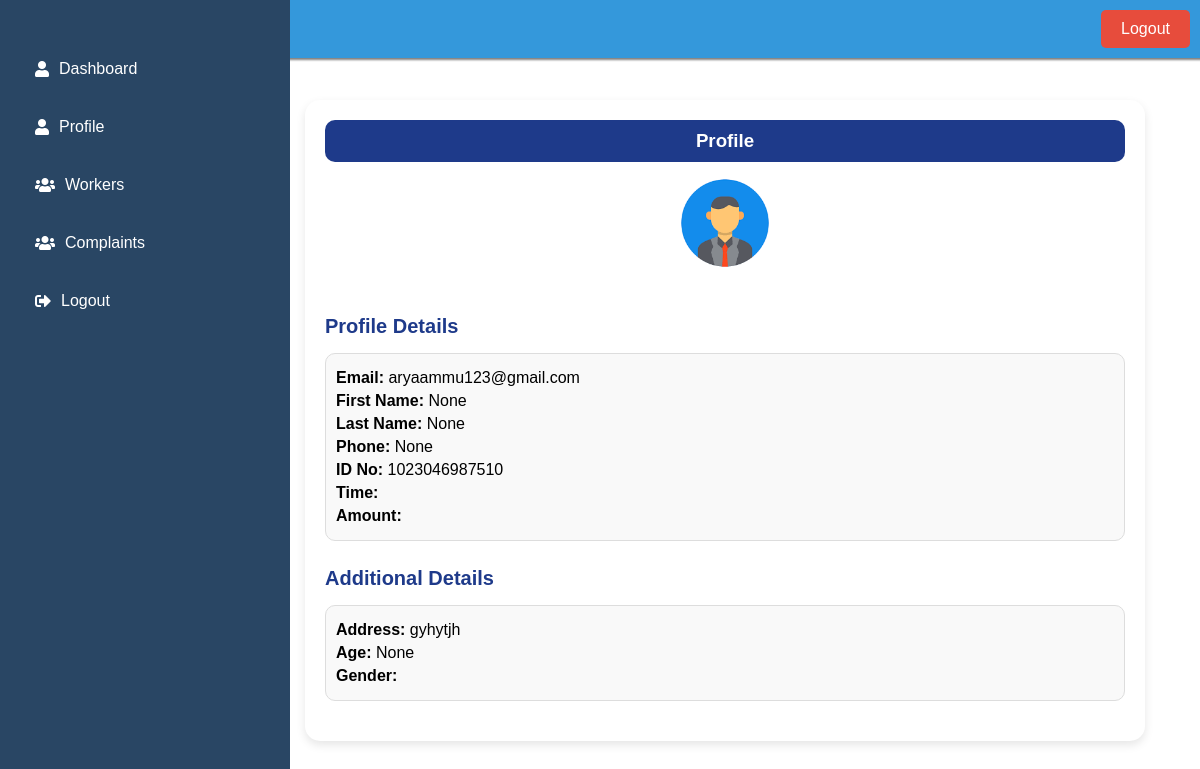
The page /view_worker_details/1/ on the database its author committed.
### Bengali/models.py (models this page shows, shortened)
class WorkersDetails(models.Model):
    profile=models.OneToOneField('Profile',on_delete=models.CASCADE,related_name="worker_profile",null=True,blank=True)
    id_no=models.CharField(max_length=150,null=True)
    image=models.ImageField(null=True , blank=True)
    address=models.TextField()
    age=models.IntegerField(blank=True,null=True)
    gender=models.CharField(max_length=10 ,blank=True, null=True)
    category=models.CharField(max_length=50,blank=True,null=True)

class Profile(AbstractUser):
    USERNAME_FIELD='email'
    REQUIRED_FIELDS=[]
    objects = CustomUserManager()
    username = models.CharField(max_length=150, blank=True, null=True)
    first_name = models.CharField(max_length=150, blank=True, null=True)
    last_name= models.CharField(max_length=150, blank=True, null=True)
    role = models.CharField(max_length=15,choices=RoleChoices.choices)
    email=models.EmailField(unique=True)
    phone=models.CharField(max_length=15, blank=True, null=True)
    groups = models.ManyToManyField(
        Group,
            related_name="profile_groups",  # Set unique related_name
            blank=True
        )
    user_permissions = models.ManyToManyField(
            Permission,
            related_name="profile_permissions",  # Set unique related_name
            blank=True
        )

### Bengali/views.py (the view)
# urls.py: path('view_worker_details/<int:worker_id>/',views.view_worker_details,name='view_worker_details'),
def view_worker_details(request,worker_id):
    worker=get_object_or_404(WorkersDetails,id=worker_id)
    return render(request,"worker_details_view.html",{'worker':worker})

### templates/worker_details_view.html (shortened to what this page needs)
{% extends "user_base.html" %}
{% load static %}
{% block content %}
<div class="profile-container">
    <div class="profile-card">
        <div class="profile-header">
            <h3> Profile</h3>
        </div>
        <div style="display: flex;justify-content: center;">
            <p> <img alt="Worker Image" style="max-width: 100px;"></p>
        </div>
        <div class="profile-body">
            <h4 class="section-title">Profile Details</h4>
            <div class="profile-info">
                <p><strong>Email:</strong> {{ worker.profile.email }}</p>
                <p><strong>First Name:</strong> {{ worker.profile.first_name }}</p>
                <p><strong>Last Name:</strong> {{ worker.profile.last_name }}</p>
                <p><strong>Phone:</strong> {{ worker.profile.phone }}</p>
                <p><strong>ID No:</strong> {{ worker.id_no }}</p>
                <p><strong>Time:</strong> {{ worker.time }}</p>
                <p><strong>Amount:</strong> {{ worker.amount }}</p>
            </div>
            <h4 class="section-title">Additional Details</h4>
            <div class="profile-info">
                <p><strong>Address:</strong> {{ worker.address }}</p>
                <p><strong>Age:</strong> {{ worker.age }}</p>
                <p><strong>Gender:</strong> {{ worker.sex|title }}</p>
            </div>
        </div>
    </div>
</div>
{% endblock %}

### templates/user_base.html (style rules this page uses)
body { margin: 0; font-family: 'Arial', sans-serif; display: flex; flex-direction: column; min-height: 100vh; }

### templates/worker_details_view.html (style rules this page uses)
.profile-container { display: flex; justify-content: center; padding: 20px; }
.profile-card { width: 100%; max-width: 800px; background-color: #fff; border-radius: 15px; box-shadow: 0 4px 10px rgba(0, 0, 0, 0.1); padding: 20px; }
.profile-header { background-color: #1e3a8a; color: white; padding: 10px 20px; border-radius: 10px; text-align: center; }
.profile-header h3 { margin: 0; }
.section-title { color: #1e3a8a; margin-bottom: 15px; font-size: 1.25rem; font-weight: bold; }
.profile-info { padding: 10px; font-size: 1rem; border-radius: 10px; border: 1px solid #ddd; background-color: #f9f9f9; margin-bottom: 20px; }
.profile-info p { margin: 5px 0; }

### rows shown on the page
WorkersDetails: profile.email "aryaammu123@gmail.com", profile.first_name "None", profile.last_name "None", profile.phone "None", id_no "1023046987510", address "gyhytjh", age "None"
